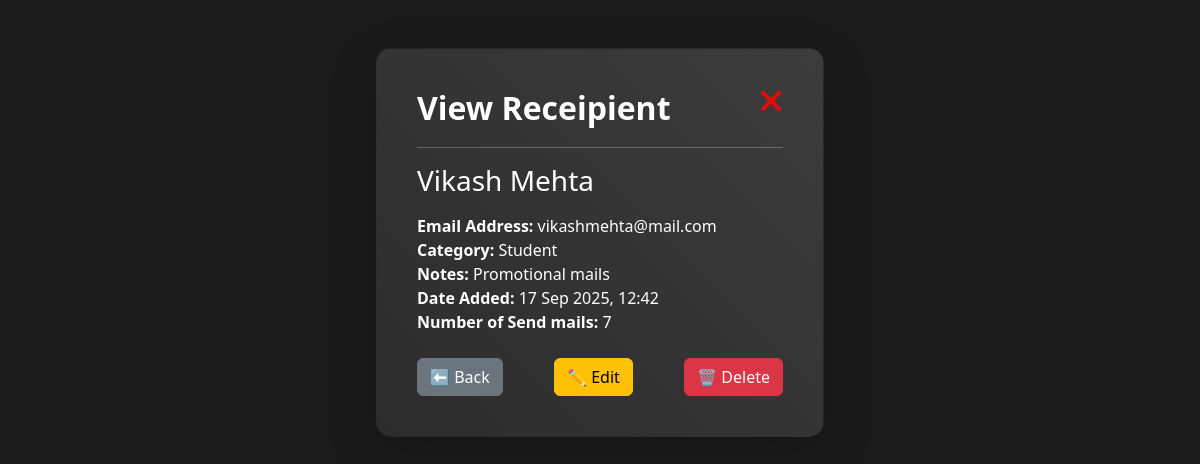
The app's page /user/receipient/1/ (signed in), older data.
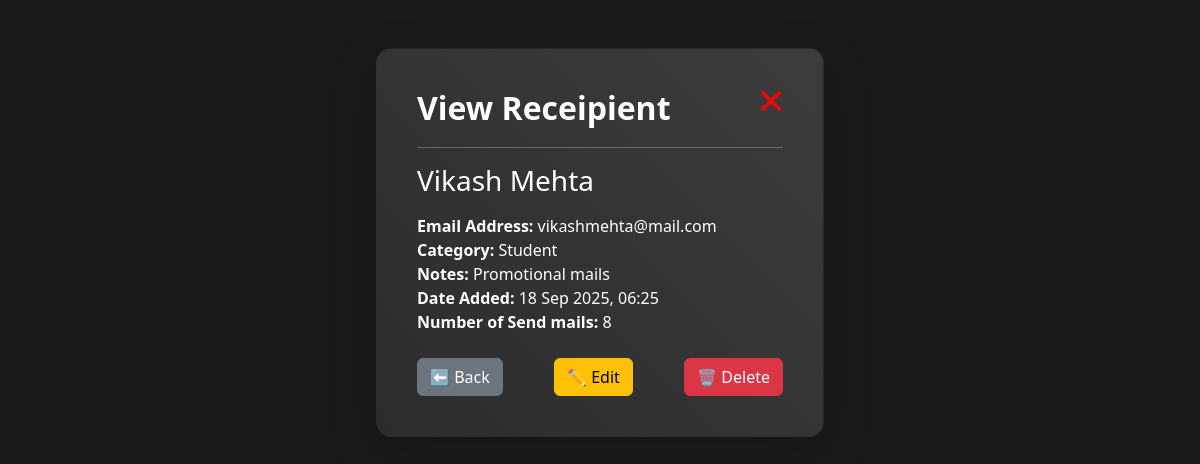
The same page, newer data.
### CreateUser/models.py (models this page shows, shortened)
class Receipent(models.Model):
    Sender = models.ForeignKey(emailUsers, on_delete=models.CASCADE)
    email = models.CharField(max_length=200, null=False, unique=False)
    name = models.CharField(max_length=150, null=False, default="Customer")
    receipent_category = models.CharField(max_length=100, null=True)
    comment = models.CharField(max_length=200, null=True)
    added_date = models.DateTimeField(auto_now=True)
    send_time = models.IntegerField(default=0)

### CreateUser/views.py (the view)
# urls.py: path('receipient/<int:receipient_id>/', views.viewReceipent, name="view_recepient"),
def viewReceipent(request, receipient_id):
    user_id = request.session.get("user_id")
    if not user_id:
        messages.warning(request, "Login first")
        return redirect('Login')
    receipient = get_object_or_404(Receipent, id=receipient_id, Sender__id=user_id)
    title = f"{receipient.name} -{emailUsers.objects.get(id=user_id).name}"
    return render(request, "Receipent/view.html", {
        "receipient": receipient,
        'title':title
    })

### templates/Receipent/view.html (shortened to what this page needs)
{% extends "CreateUser/base.html" %}
{% load static %}
{% block content %}
<div class="container mt-5 d-flex justify-content-center">
    <div class="card shadow-lg p-4" style="width: 28rem; border-radius: 15px;">
        <div class="card-body text-start">
            <div class="heading d-flex justify-content-between">
                <h2 class="mb-1 fw-bold">View Receipient</h2>
                <a href="{% url "dashboard" %}"> <i class="fa-solid fa-xmark fa-2xl" style="color: #e60a0a;"></i> </a>
            </div> <hr>
            <h3 class="card-title mb-3">{{ receipient.name }}</h3>
            <p class="card-text">
                <strong>Email Address:</strong> {{ receipient.email }} <br>
                <strong>Category:</strong> {{ receipient.receipent_category|default:"N/A" }} <br>
                <strong>Notes:</strong> {{ receipient.comment|default:"No comment" }} <br>
                <strong>Date Added:</strong> {{ receipient.added_date|date:"d M Y, H:i" }} <br>
                <strong>Number of Send mails:</strong> {{ receipient.send_time }}
            </p>
            <div class="d-flex justify-content-between mt-4">
                <a href="{% url 'dashboard' %}" class="btn btn-secondary">⬅ Back</a>
                <a href="{% url 'edit_recepient' receipient.id %}" class="btn btn-warning">✏ Edit</a>
                <a href="{% url 'delete_recipient' receipient.id %}"
                   class="btn btn-danger"
                   onclick="return confirm('Are you sure you want to delete this recipient?');">
                   🗑 Delete
                </a>
            </div>
        </div>
    </div>
</div>
{% endblock %}

Row changes from the older to the newer data that the page shows:
changed Receipent "Vikash Mehta": added_date "17 Sep 2025, 12:42" → "18 Sep 2025, 06:25"; send_time "7" → "8"
